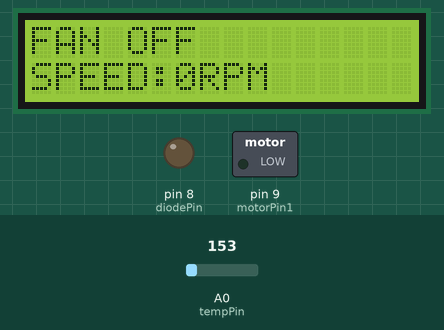
This sketch was run on a simulated Arduino Uno, built with avr-gcc and run on an emulated ATmega328P. On the bench: 16×2 character LCD, switched loads named in the sketch (green lamp = pin HIGH), output pins drawn as LEDs (lit = HIGH). Inputs (shaded band) come from the test bench; at power-on: A0 (tempPin) = 153.

Above: at 1.2 s.
1.3 s: A0 (tempPin) set to 186
2.8 s: A0 (tempPin) set to 205
At 3.4 s:
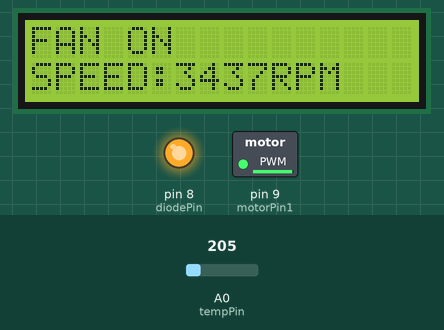
4.3 s: A0 (tempPin) set to 221
At 5.7 s:
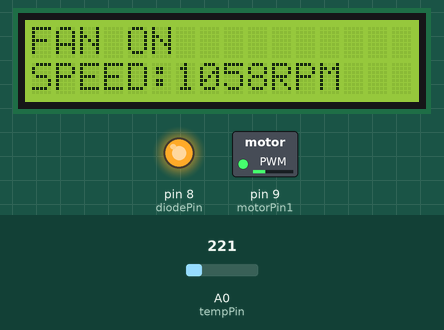
Timing chart, 0 to 7.3 s (numbered marks = the images above; inputs shaded):
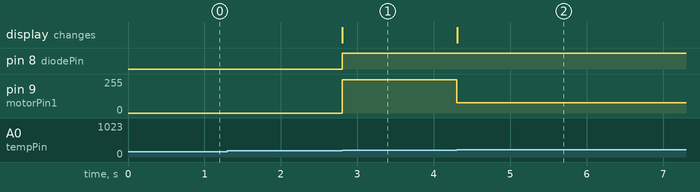

Measured:
- the behaviour switches between 204 and 205 on A0 (tempPin) (found by bisection; images 0 and 1)
- after the input at 1.3 s, every drawn part: stays the same
- after the input at 2.8 s, pin 8 (diodePin): LOW → HIGH at once; pin 9 (motorPin1): 0/255 → 250/255 at once; the display: changes at once (image 1)
- after the input at 4.3 s, pin 9 (motorPin1): 250/255 → 77/255 at once; the display: changes at once (image 2)

The sketch:

coolingFan.ino
```cpp
#include <LiquidCrystal.h>

int motorPin1 = 9;
int tempPin = 0;
int motorSpeed;
int temperature;
int rpm;
int motorSpeed_temp = 0;
int diodePin = 8;
LiquidCrystal lcd(12, 11, 5, 4, 3, 2);

void setup() {

   	 pinMode(motorPin1, OUTPUT);
  	 pinMode(diodePin, OUTPUT);

     motorSpeed = 0;
  	 temperature = 0;
 	   rpm = 0;
  	 motorSpeed_temp = 0;

	   lcd.begin(16, 2);
  	 lcd.print("LCD ON");
}

void loop() {

 int temp = analogRead(tempPin);
 temperature = getTemperature(temp);

  if(temperature < 50)
    motorSpeed = 0;

  else if(temperature > 50 && temperature < 80)
    motorSpeed = 77;

	else if(temperature > 80 && temperature < 95)
         motorSpeed = 153;

    else if(temperature > 95 && temperature < 110)
    	motorSpeed = 200;

    else
    	motorSpeed = 250;

    	 analogWrite(motorPin1, motorSpeed);

    	if(motorSpeed!=0)
    		digitalWrite(diodePin, HIGH);
   		else
    		digitalWrite(diodePin, LOW);

    rpm = motorSpeed*13.75;

    lcd.setCursor(0, 0);

  	if(motorSpeed_temp !=motorSpeed)
    	lcd.clear();


    if(motorSpeed!=0)
  		lcd.print("FAN ON");
    	else
    	lcd.print("FAN OFF");

    lcd.setCursor(0,1);
    	lcd.print("SPEED:");
  		lcd.print(rpm);
  		lcd.print("RPM");

      motorSpeed_temp = motorSpeed;

   }

  float getTemperature(int temp){

    float voltage = temp * 5.0;
 	  voltage /= 1024.0;
 	  float temperatureC = (voltage - 0.5) * 100 ;

    return temperatureC;
  }
```
